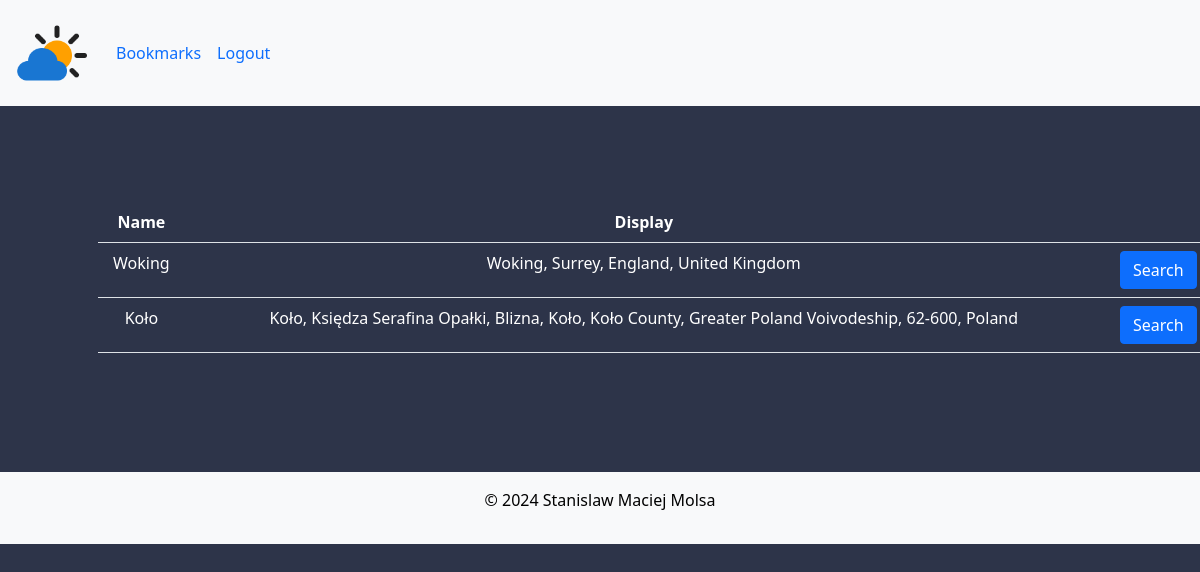
Page /bookmarks (signed in) on the earlier database version.
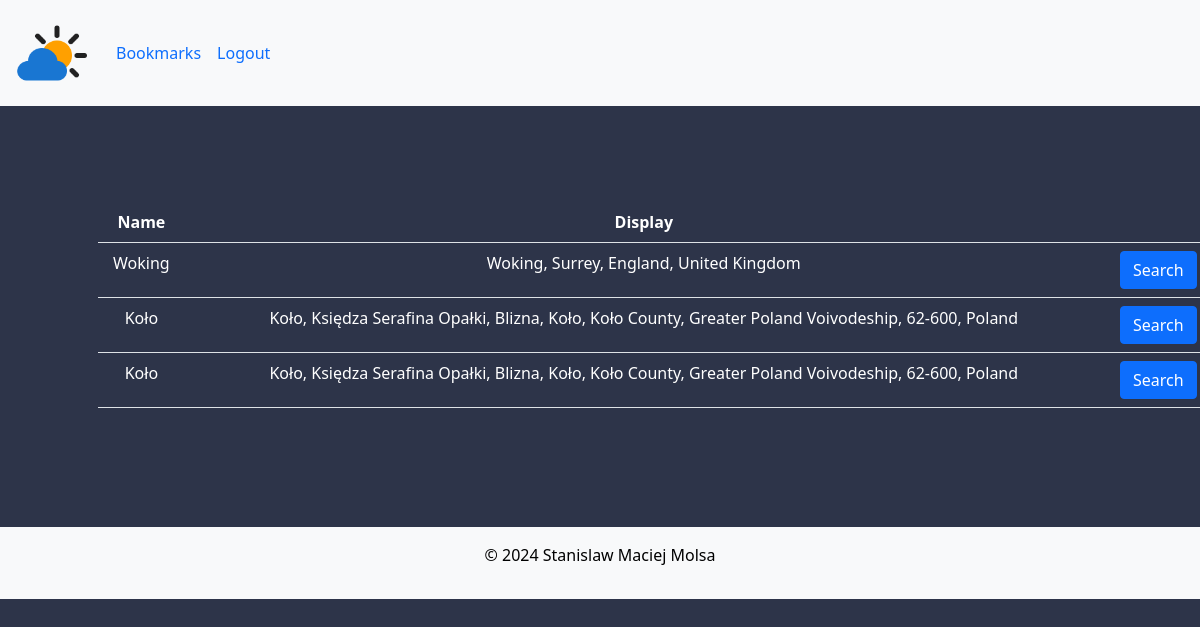
Same page on the later database version.
### tables this page shows
CREATE TABLE bookmarks (user_id INTEGER NOT NULL, place TEXT NOT NULL, display TEXT NOT NULL, latitude NUMERIC NOT NULL, longitude NUMERIC NOT NULL);

### app.py (the view)
@app.route("/bookmarks", methods=["GET", "POST"])
@login_required
def bookmarks():
    if request.method == "POST":
        if request.form.get("form_id") == "form1":
            id = session["user_id"]
            place = request.form.get("place")
            display = request.form.get("display")
            latitude = float(request.form.get("lat"))
            longitude = float(request.form.get("lon"))
            connection = sqlite3.connect("weather.db")
            cursor = connection.cursor()
            cursor.execute("INSERT INTO bookmarks (user_id, place, display, latitude, longitude) VALUES(?, ?, ?, ?, ?)", (id, place, display, latitude, longitude))
            connection.commit()
            return redirect("/bookmarks")
    else:
        id = session["user_id"]
        connection = sqlite3.connect("weather.db")
        cursor = connection.cursor()
        rows = cursor.execute("SELECT * FROM bookmarks WHERE user_id = ?", (id,))
        rows = rows.fetchall()
        connection.commit()
        return render_template("bookmarks.html", rows=rows)

### app.py (called while the page is built)
@app.after_request
def after_request(response):
    response.headers["Cache-Control"] = "no-cache, no-store, must-revalidate"
    response.headers["Expires"] = 0
    response.headers["Pragma"] = "no-cache"
    return response

### login.py (called while the page is built)
def login_required(f):
    @wraps(f)
    def decorated_function(*args, **kwargs):
        if session.get("user_id") is None:
            return redirect("/login")
        return f(*args, **kwargs)
    return decorated_function

### templates/bookmarks.html (shortened to what this page needs)
{% extends "layout.html" %}
{% block main %}
    <table class="table">
        <tr>
            <th scope="col">Name</th>
            <th scope="col">Display</th>
            <th scope="col"></th>
        </tr>
        {% for row in rows %}
            <tr>
                <td scope="row">{{ row[1] }}</td>
                <td>{{ row[2] }}</td>
                <td>
                    <form action="/" method="post">
                        <button class="btn btn-primary" name="search" value="{{ row[2] }}" type="submit">Search</button>
                    </form>
                </td>
            </tr>
        {% endfor %}
    </table>
{% endblock %}

### templates/layout.html (shortened to what this page needs)
<!DOCTYPE html>
<html lang="en">
  <head>
    <link href="https://cdn.jsdelivr.net/npm/bootstrap@5.0.2/dist/css/bootstrap.min.css" rel="stylesheet">
    <link rel="stylesheet" href="../static/styles.css">
  </head>
  <body>
    <nav class="navbar navbar-expand-lg bg-light">
      <div class="container-fluid">
        <a class="navbar-brand" href="/"><img src="../static/weather-app.png" width="80" height="80"></a>
        <div class="collapse navbar-collapse" id="navbarSupportedContent">
          <ul class="navbar-nav me-auto mb-2 mb-lg-0">
            <li class="nav-item">
              <a class="nav-link active" aria-current="page" href="/bookmarks">Bookmarks</a>
            </li>
            <li class="nav-item">
              <a class="nav-link" href="/logout">Logout</a>
            </li>
          </ul>
        </div>
      </div>
    </nav>
    <main class="container py-5 my-5 text-center">
        {% block main %}{% endblock %}
    </main>
  </body>
  <footer class="footer">
    <p class="text-center">© 2024 Stanislaw Maciej Molsa</p>
  </footer>
</html>

### static/styles.css (style rules this page uses)
html, body, footer { min-height: 100%; }
body, table.table { background-color: #2D3449; color: white; }
footer.footer { background-color: #f8f9fa; color: black; padding: 1rem; margin-top: 5%; margin-bottom: 0; text-align: center; width: 100%; bottom: 0; }
table.table { margin: auto 5%; margin-bottom: 1%; }

Differences in the rows shown:
added bookmarks: place "Koło", display "Koło, Księdza Serafina Opałki, Blizna, Koło, Koło County, Greater Poland Voivodeship, 62-600, Poland"
